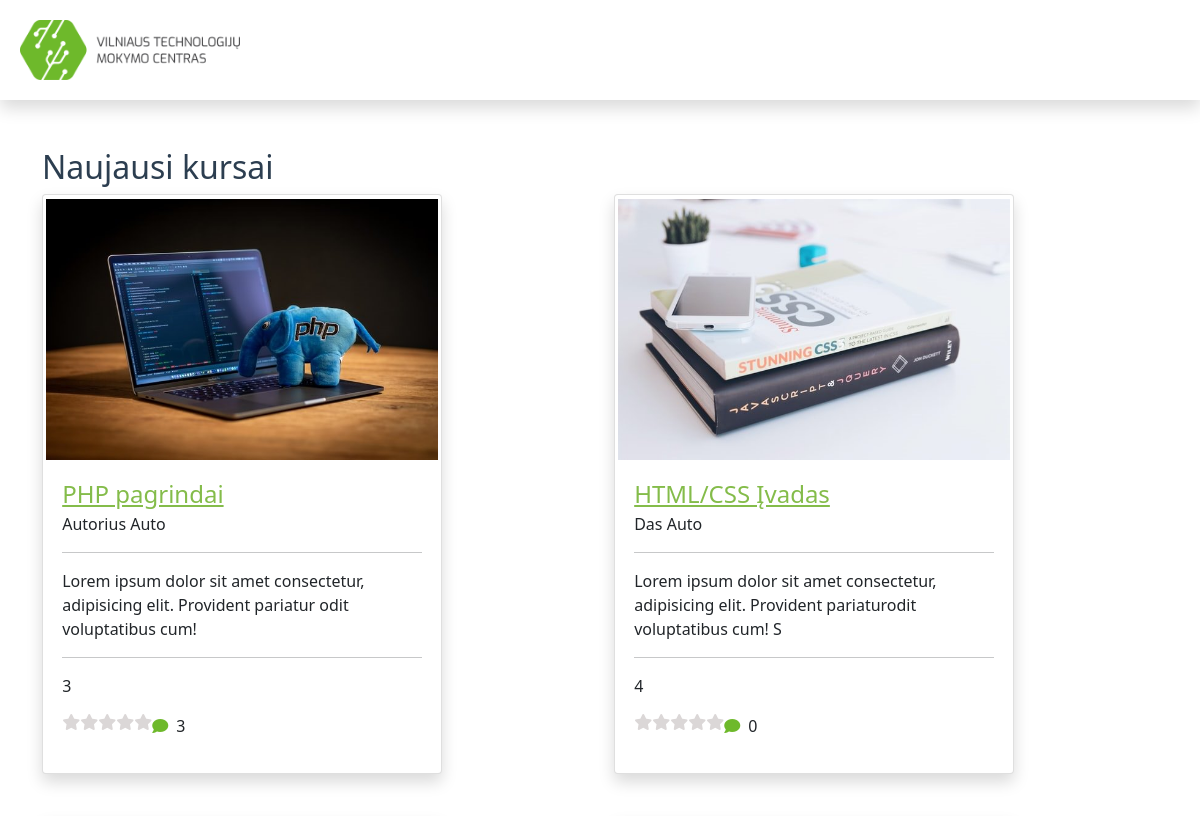
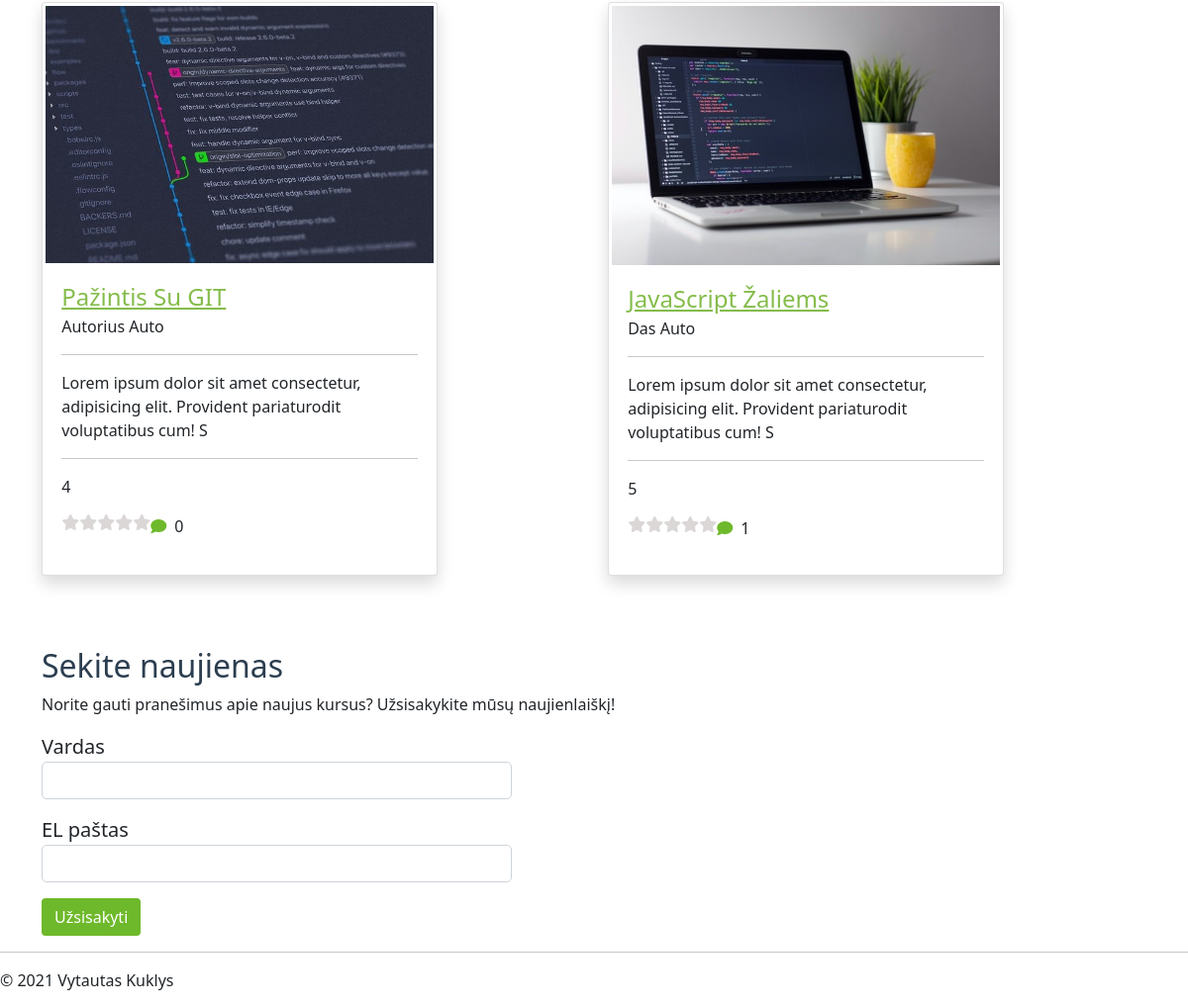
The page /U3_Vytautas_Kuklys/index.php on the database its author committed (2 pictures, top to bottom).
### tables this page shows
CREATE TABLE `kursai` (
  `Kurso_id` int(11) NOT NULL,
  `Autoriaus_id` int(11) NOT NULL,
  `Sukurimo_data` datetime NOT NULL,
  `Pavadinimas` varchar(255) NOT NULL,
  `Trumpas_aprasas` varchar(100) NOT NULL,
  `Platus_aprasas` text NOT NULL,
  `Nuotraukos_path` varchar(255) NOT NULL,
  `Kaina` float NOT NULL,
  `Reitingas` int(11) NOT NULL
);

CREATE TABLE `autoriai` (
  `Autoriaus_id` int(11) NOT NULL,
  `Vardas` varchar(255) NOT NULL,
  `Pavarde` varchar(255) NOT NULL,
  `Gimimo_metai` date NOT NULL,
  `El_pastas` varchar(255) NOT NULL
);

### U3_Vytautas_Kuklys/index.php (the view, shortened to what this page needs)
<?php
    include_once('./includes/dbh.inc.php');
?>
<!DOCTYPE html>
<html lang="en">
<head>
    <link rel="stylesheet" href="style.css?rel=123">
    <link href="https://cdn.jsdelivr.net/npm/bootstrap@5.0.1/dist/css/bootstrap.min.css" rel="stylesheet"
>
</head>
<body>
    <header class="shadow mb-5 bg-white">
        <a href="#">
            <img src="./img/logo.jpg" class="logo d-inline-block align-top" alt="">
        </a>
    </header>
    <section class="container">
        <h2>Naujausi kursai</h2>
        <div class="c-cards">
        <?php
                try {
                    $connectM = new PDO("mysql:host=$host; dbname=$dbName", $user, $pass);
                    $connectM->setAttribute(PDO::ATTR_ERRMODE, PDO::ERRMODE_EXCEPTION);
                    $sql = "
                        SELECT kursai.*, autoriai.Vardas, autoriai.Pavarde, COUNT(komentarai.Kurso_id) as Total_comments
                            FROM `kursai`
                            LEFT JOIN komentarai
                            ON komentarai.Kurso_id = kursai.Kurso_id
                            RIGHT JOIN autoriai
                            ON autoriai.Autoriaus_id = kursai.Autoriaus_id
                            GROUP BY kursai.Kurso_id
                            ORDER BY kursai.Kurso_id";
                    $result = $connectM->prepare($sql);
                    $result->execute();
                    while ($row = $result->fetch(PDO::FETCH_ASSOC)) {
                        echo
                        "
                            <div class=\"card shadow\" style=\"width: 18rem;\">
                                <img src=\"".$row['Nuotraukos_path']."\" alt=\"Card image cap\">
                                <div class=\"card-body\">
                                    <a class=\"card-title\" href=\"#\">".$row['Pavadinimas']."</a>
                                    <p class=\"card-author\">".$row['Vardas']." ".$row['Pavarde']."</p>
                                    <hr>
                                    <p class=\"card-text\">".$row['Trumpas_aprasas']."</p>
                                    <hr>
                                    <div>
                                    <p>".$row['Reitingas']."</p>
                                    <div class=\"stars\" id=\"".$row['Kurso_id']."\">
                                        <input type=\"radio\" name=\"rate\" id=\"".$row['Kurso_id']."5\" class=\"star\" value=\"5\">
                                        <label for=\"".$row['Kurso_id']."5\" class=\"fas fa-star\"></label>
                                        <input type=\"radio\" name=\"rate\" id=\"".$row['Kurso_id']."4\" value=\"4\" class=\"star\">
                                        <label for=\"".$row['Kurso_id']."4\" class=\"fas fa-star\"></label>
                                        <input type=\"radio\" name=\"rate\" id=\"".$row['Kurso_id']."3\" value=\"3\" class=\"star\">
                                        <label for=\"".$row['Kurso_id']."3\" class=\"fas fa-star\"></label>
                                        <input type=\"radio\" name=\"rate\" id=\"".$row['Kurso_id']."2\"  value=\"2\" class=\"star\">
                                        <label for=\"".$row['Kurso_id']."2\" class=\"fas fa-star\"></label>
                                        <input type=\"radio\" name=\"rate\" id=\"".$row['Kurso_id']."1\" value=\"1\" class=\"star\">
                                        <label for=\"".$row['Kurso_id']."1\" class=\"fas fa-star\"></label>
                                    </div>
                                        <div class=\"comments\">
                                            <p><i class=\"fas fa-comment\"></i>".$row['Total_comments']."</p>
                                        </div>
                                    </div>
                                </div>
                            </div>
                        ";
                    }
                } catch (PDOException $error) {
                        echo $error->getMessage();
                }
            ?>
        </div>
    </section>
    <section class="container container-form">
        <h2>Sekite naujienas</h2>
        <p>Norite gauti pranešimus apie naujus kursus? Užsisakykite mūsų naujienlaiškį!</p>
        <form>
            <div class="form-group mb-3">
              <label for="exampleInputEmail1">Vardas</label>
              <input type="email" class="form-control" id="vardas" aria-describedby="emailHelp">
            </div>
            <div class="form-group mb-3">
              <label for="exampleInputPassword1">EL paštas</label>
              <input type="password" class="form-control" id="el-pastas">
            </div>
            <button type="submit" class="btn">Užsisakyti</button>
          </form>
    </section>
    <footer>
        <hr>
        <p>&copy; 2021 Vytautas Kuklys</p>
    </footer>
</body>
</html>

### U3_Vytautas_Kuklys/style.css (style rules this page uses)
* { padding: 0; margin: 0; box-sizing: border-box; }
body { font-family: 'Exo', sans-serif; color: #697070; background-color: #f8f8f8; }
h2 { color: #2c3e50; font-size: 32px; font-weight: 400; }
header { background-color: #f8f8f8; }
.logo { height: 60px; margin: 20px; }
.c-cards { width: 100%; margin: 0 auto; display: grid; grid-gap: 1.75rem; grid-template: auto / repeat(auto-fit, minmax(275px, 1fr)); }
.card { margin-bottom: 1rem; padding: .2rem; }
.card-title { color: #84bc4a; font-size: 24px; font-weight: 400; }
.card-author, .card-text { font-size: 16px; font-weight: 200; }
.stars { margin-bottom: 1rem; display: flex; flex-direction: row-reverse; float: left; }
.fa-star { color: #dbd7d7; transition: all .2s ease; cursor: pointer; }
.comments i { padding-right: .5rem; color: #6eb92b; }
.btn { background-color: #6eb92b !important; color: #ffffff !important; }
.form-control { border-radius: 5px !important; max-width: 475px; }
form label { font-size: 20px; }
@media only screen and (min-width: 678px) { .container { width: 85%; margin: 0 auto; } }
@media only screen and (min-width: 678px) { .card { width: 400px !important; } }
@media only screen and (min-width: 678px) { .c-cards { grid-template: auto / repeat(auto-fit, minmax(400px, 1fr)); } }
.container-form { margin-top: 3.5rem; }

### rows shown on the page
kursai: Nuotraukos_path (picture), Pavadinimas "PHP pagrindai", Autoriaus.Vardas "Autorius", Autoriaus.Pavarde "Auto", Trumpas_aprasas "Lorem ipsum dolor sit amet consectetur, adipisicing elit. Provident pariatur odit voluptatibus cum!", Reitingas "3", Total_comments "3"
kursai: Nuotraukos_path (picture), Pavadinimas "HTML/CSS Įvadas", Autoriaus.Vardas "Das", Autoriaus.Pavarde "Auto", Trumpas_aprasas "Lorem ipsum dolor sit amet consectetur, adipisicing elit. Provident pariaturodit voluptatibus cum! S", Reitingas "4", Total_comments "0"
kursai: Nuotraukos_path (picture), Pavadinimas "Pažintis Su GIT", Autoriaus.Vardas "Autorius", Autoriaus.Pavarde "Auto", Trumpas_aprasas "Lorem ipsum dolor sit amet consectetur, adipisicing elit. Provident pariaturodit voluptatibus cum! S", Reitingas "4", Total_comments "0"
kursai: Nuotraukos_path (picture), Pavadinimas "JavaScript Žaliems", Autoriaus.Vardas "Das", Autoriaus.Pavarde "Auto", Trumpas_aprasas "Lorem ipsum dolor sit amet consectetur, adipisicing elit. Provident pariaturodit voluptatibus cum! S", Reitingas "5", Total_comments "1"
